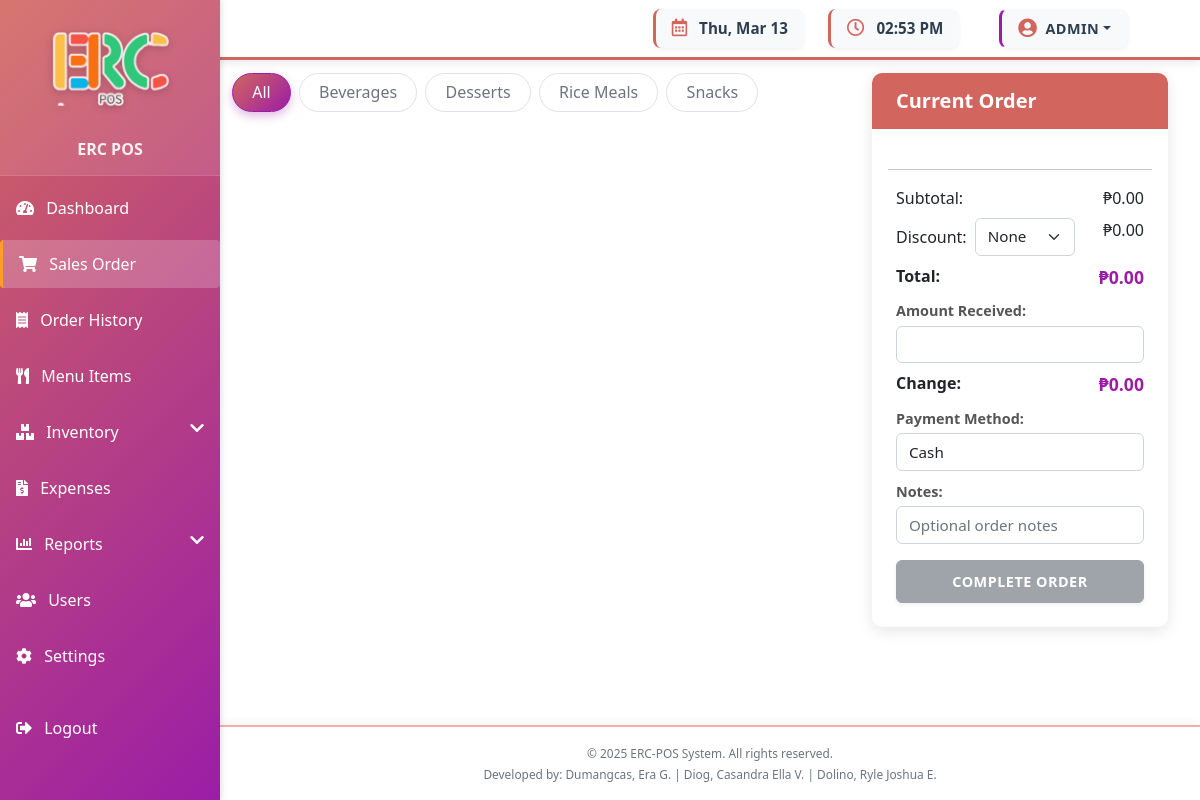
Page /views/sales_order/index.php (signed in) on the committed database.
### tables this page shows
CREATE TABLE categories (
    id INT PRIMARY KEY AUTO_INCREMENT,
    name VARCHAR(50) NOT NULL,
    created_at TIMESTAMP DEFAULT CURRENT_TIMESTAMP,
    created_by INT,
    updated_at TIMESTAMP DEFAULT CURRENT_TIMESTAMP ON UPDATE CURRENT_TIMESTAMP,
    updated_by INT,
    FOREIGN KEY (created_by) REFERENCES users(id),
    FOREIGN KEY (updated_by) REFERENCES users(id)
);

### views/sales_order/index.php (the view, shortened to what this page needs)
<?php
include __DIR__ . '/../../static/templates/header.php';
$stmt = $conn->prepare("
    SELECT * FROM categories
    ORDER BY name ASC
");
$stmt->execute();
$categories = $stmt->fetchAll();
?>
<div class="container-fluid px-4">
    <div class="row">
        <div class="col-lg-8">
            <div class="category-tabs mt-2">
                <ul class="nav nav-pills mb-3" id="menuTabs" role="tablist">
                    <li class="nav-item" role="presentation">
                        <button class="nav-link active" data-bs-toggle="pill" data-bs-target="#all" type="button">
                            All
                        </button>
                    </li>
                    <?php foreach ($categories as $category): ?>
                        <li class="nav-item" role="presentation">
                            <button class="nav-link" data-bs-toggle="pill" data-bs-target="#category<?php echo $category['id']; ?>" type="button">
                                <?php echo htmlspecialchars($category['name']); ?>
                            </button>
                        </li>
                    <?php endforeach; ?>
                </ul>
            </div>
        </div>
        <div class="col-lg-4">
            <div class="card mt-2 order-form">
                <div class="card-header">
                    <h5 class="mb-0">Current Order</h5>
                </div>
                <div class="card-body">
                    <div class="order-items-list mb-2">
                    </div>
                    <hr>
                    <div class="calculations">
                        <div class="d-flex justify-content-between mb-2">
                            <span>Subtotal:</span>
                            <span class="subtotal">₱0.00</span>
                </div>
                    <div class="d-flex justify-content-between mb-2">
                            <div class="d-flex align-items-center">
                                <span>Discount:</span>
                                <select class="form-select form-select-sm ms-2 discount-type" style="width: 100px;">
                                    <option value="0">None</option>
                                </select>
                            </div>
                            <span class="discount-amount">₱0.00</span>
                        </div>
                        <div class="d-flex justify-content-between mb-2">
                            <strong>Total:</strong>
                            <strong class="total">₱0.00</strong>
                        </div>
                        <div class="mb-2">
                            <label class="form-label mb-1">Amount Received:</label>
                            <input type="number" class="form-control amount-received" min="0" step="0.01">
                    </div>
                    <div class="d-flex justify-content-between mb-2">
                            <strong>Change:</strong>
                            <strong class="change">₱0.00</strong>
                        </div>
                        <div class="mb-2">
                            <label class="form-label mb-1">Payment Method:</label>
                            <select class="form-control payment-method">
                                <option value="cash">Cash</option>
                            </select>
                    </div>
                        <div class="mb-2">
                            <label class="form-label mb-1">Notes:</label>
                            <textarea class="form-control order-notes" rows="1" placeholder="Optional order notes"></textarea>
                    </div>
                        <button class="btn btn-primary w-100 complete-order-btn mt-2" disabled>
                            Complete Order
                        </button>
                    </div>
                </div>
            </div>
        </div>
    </div>
</div>
<?php include __DIR__ . '/../../static/templates/footer.php'; ?>

### assets/css/style.css (style rules this page uses)
:root { --primary-color: #D2665F; --secondary-color: #F2AEAE; --accent-color: #9B1DA6; --highlight-color: #FF9D25; }
.card { border: none; box-shadow: 0 4px 12px rgba(0, 0, 0, 0.08); transition: transform 0.3s, box-shadow 0.3s; margin-bottom: 1.5rem; border-radius: 8px; overflow: hidden; }
.card-header { background-color: white; border-bottom: 2px solid var(--secondary-color); padding: 1.25rem 1.5rem; font-weight: 600; color: var(--accent-color); }
.card-body { padding: 1.5rem; }
.form-control { border-radius: 6px; border: 1px solid #ced4da; padding: 0.6rem 1rem; transition: all 0.3s ease; }
.form-label { font-weight: 600; margin-bottom: 0.5rem; color: #333; }
.form-select { border-radius: 6px; border: 1px solid #ced4da; padding: 0.6rem 1rem; transition: all 0.3s ease; }
.btn { font-weight: 600; padding: 0.5rem 1.25rem; border-radius: 6px; transition: all 0.3s ease; box-shadow: 0 2px 4px rgba(0, 0, 0, 0.1); text-transform: uppercase; letter-spacing: 0.5px; font-size: 0.9rem; }
.btn-primary { background-color: var(--primary-color); border-color: var(--primary-color); }

### static/templates/sidebar.php (style rules this page uses)
.nav-link { color: rgba(255, 255, 255, 0.85); padding: 0.7rem 1rem; transition: all 0.3s ease; background: transparent; }
.nav-link.active { color: #fff; background: rgba(255, 255, 255, 0.2); border-left: 3px solid var(--highlight-color); }

### views/sales_order/index.php (style rules this page uses)
.category-tabs .nav-pills .nav-link { color: #6c757d; background: none; border: 1px solid #dee2e6; margin-right: 0.5rem; border-radius: 20px; padding: 0.4rem 1.2rem; transition: all 0.3s ease; }
.category-tabs .nav-pills .nav-link.active { color: #fff; background: linear-gradient(135deg, var(--primary-color) 0%, var(--accent-color) 100%); border-color: var(--accent-color); box-shadow: 0 4px 10px rgba(155, 29, 166, 0.3); }
.order-form { position: sticky; top: 1rem; border-radius: 10px; overflow: hidden; box-shadow: 0 4px 15px rgba(0, 0, 0, 0.1); border: none; margin-top: 0.5rem; }
.order-form .card-header { background-color: var(--primary-color); color: white; border-bottom: none; padding: 1rem 1.5rem; }
.order-form .card-header h5 { margin: 0; font-weight: 600; }
.order-items-list { max-height: 300px; overflow-y: auto; scrollbar-width: thin; scrollbar-color: var(--secondary-color) rgba(0, 0, 0, 0.05); background-color: #fff; border-radius: 0.25rem; padding: 0.5rem; }
.order-items-list { background-color: #fff; border-radius: 0.25rem; padding: 0.5rem; }
.btn-primary { background-color: var(--primary-color); border-color: var(--primary-color); font-weight: 600; text-transform: uppercase; letter-spacing: 0.5px; padding: 0.6rem 1.5rem; transition: all 0.3s ease; }
.btn-primary:disabled { background-color: #6c757d; border-color: #6c757d; opacity: 0.65; }
.calculations { padding: 0.5rem; }
.calculations .total, .calculations .change { color: var(--accent-color); font-size: 1.1rem; }
.form-label { font-weight: 600; color: #555; margin-bottom: 0.5rem; }
.order-form .card-body { padding: 1rem; }
.order-form .form-label { font-size: 0.9rem; margin-bottom: 0.25rem; }
.order-form .form-control, .order-form .form-select { padding: 0.4rem 0.75rem; font-size: 0.95rem; }
.order-form textarea.form-control { min-height: 38px; resize: none; }
.order-form .mb-2 { margin-bottom: 0.5rem !important; }
.order-form hr { margin: 0.5rem 0; }

### rows in the picture
categories: name "Beverages"
categories: name "Desserts"
categories: name "Rice Meals"
categories: name "Snacks"

### other values in the picture
$_SESSION['username'] "ADMIN"
